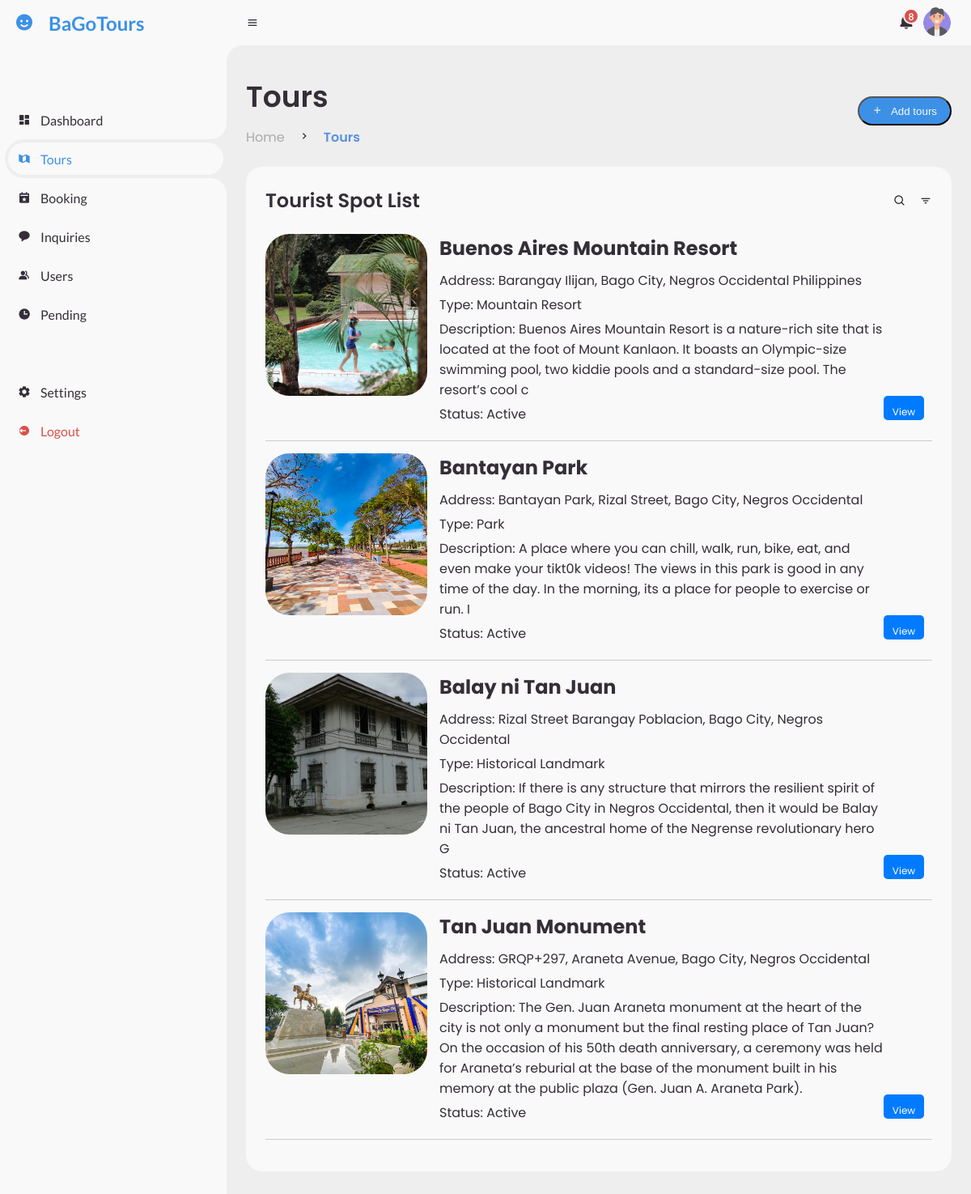
The page /admin/tours?status=error (signed in) on the database its author committed.
### tables this page shows
CREATE TABLE `tours` (
  `id` int(50) NOT NULL,
  `user_id` int(50) NOT NULL,
  `img` varchar(50) NOT NULL,
  `title` varchar(200) NOT NULL,
  `address` varchar(200) NOT NULL,
  `latitude` varchar(50) NOT NULL,
  `longitude` varchar(50) NOT NULL,
  `type` varchar(50) NOT NULL,
  `description` varchar(1000) NOT NULL,
  `status` varchar(50) NOT NULL,
  `date_created` datetime NOT NULL DEFAULT current_timestamp()
);

### func/user_func.php (called while the page is built, shortened)
<?php
function getAllTours($conn) {
    $sql = "SELECT * FROM tours WHERE status = 1";
    $result = mysqli_query($conn, $sql);
    $tours = [];
    if (mysqli_num_rows($result) > 0) {
        while ($row = mysqli_fetch_assoc($result)) {
            $tours[] = $row;
        }
    }
    return $tours;
}

### admin/tours.php (the view, shortened to what this page needs)
<?php
include '../include/db_conn.php';
include '../func/user_func.php';
$tour = getAllTours($conn);
?>
<!DOCTYPE html>
<html lang="en">
<head>
    <link href='https://unpkg.com/boxicons@2.0.9/css/boxicons.min.css' rel='stylesheet'>
    <link rel="stylesheet" href="../assets/css/admin.css">
    <link href="https://api.mapbox.com/mapbox-gl-js/v3.3.0/mapbox-gl.css" rel="stylesheet" />
</head>
<body>
    <?php include 'includes/sidebar.php'; ?>
    <section id="content">
        <?php include 'includes/navbar.php'; ?>
        <main>
            <div class="head-title">
                <div class="left">
                    <h1>Tours</h1>
                    <?php include 'includes/breadcrumb.php'; ?>
                </div>
                <button class="btn-download" id="btn-download">
                    <i class='bx bx-plus'></i>Add tours
                </button>
            </div>
            <div class="table-data">
                <div class="order">
                    <div class="head">
                        <h3>Tourist Spot List</h3>
                        <i class='bx bx-search'></i>
                        <i class='bx bx-filter'></i>
                    </div>
                    <?php
                    if (!empty($tour)) {
                        foreach ($tour as $row) {
                            if ($row['status'] == 1) {
                                $stats = 'Active';
                            } elseif ($row['status'] == 2) {
                                $stats = 'Inactive';
                            }
                            $images = explode(',', $row['img']);
                            echo '<div class="data">';
                            foreach ($images as $image) {
                                echo '<div class="img">';
                                echo '<img src="../upload/Tour Images/' . $image . '" alt="Tour Image">';
                                echo '</div>';
                            }
                            echo '<div class="content">';
                            echo '<h4>' . htmlspecialchars($row['title'], ENT_QUOTES, 'UTF-8') . '</h4>';
                            echo '<p>Address: ' . htmlspecialchars($row['address'], ENT_QUOTES, 'UTF-8') . '</p>';
                            echo '<p>Type: ' . htmlspecialchars($row['type'], ENT_QUOTES, 'UTF-8') . '</p>';
                            echo '<p>Description: ' . htmlspecialchars($row['description'], ENT_QUOTES, 'UTF-8') . '</p>';
                            echo '<p>Status: ' . htmlspecialchars($stats, ENT_QUOTES, 'UTF-8') . '</p>';
                            echo '<div class="action-buttons">';
                            echo '<a href="view_tour?id=' . urlencode($row['id']) . '" class="btn-edit">View</a>';
                            echo '</div>';
                            echo '</div>';
                            echo '</div>';
                        }
                    } else {
                        echo '<p>No tours found.</p>';
                    }
                    ?>
                </div>
            </div>
        </main>
    </section>
</body>
</html>

### assets/css/admin.css (style rules this page uses)
* { margin: 0; padding: 0; box-sizing: border-box; }
a { text-decoration: none; }
:root { --poppins: 'Poppins', sans-serif; --lato: 'Lato', sans-serif; --light: #F9F9F9; --blue: #3C91E6; --light-blue: #CFE8FF; --grey: #eee; --dark-grey: #AAAAAA; --dark: #342E37; --red: #DB504A; --yellow: #FFCE26; --light-yellow: #FFF2C6; --orange: #FD7238; --light-orange: #FFE0D3; }
html { overflow-x: hidden; }
body { background: var(--grey); overflow-x: hidden; }
#content { position: relative; width: calc(100% - 280px); left: 280px; transition: .3s ease; }
#content main { width: 100%; padding: 36px 24px; font-family: var(--poppins); max-height: calc(100vh - 56px); overflow-y: auto; }
#content main .head-title { display: flex; align-items: center; justify-content: space-between; grid-gap: 16px; flex-wrap: wrap; }
#content main .head-title .left h1 { font-size: 36px; font-weight: 600; margin-bottom: 10px; color: var(--dark); }
#content main .head-title .btn-download { height: 36px; padding: 0 16px; border-radius: 36px; background: var(--blue); color: var(--light); display: flex; justify-content: center; align-items: center; grid-gap: 10px; font-weight: 500; }
#content main .table-data { display: flex; flex-wrap: wrap; grid-gap: 24px; margin-top: 24px; width: 100%; color: var(--dark); }
#content main .table-data>div { border-radius: 20px; background: var(--light); padding: 24px; overflow-x: auto; }
#content main .table-data .head { display: flex; align-items: center; grid-gap: 16px; margin-bottom: 24px; }
#content main .table-data .head h3 { margin-right: auto; font-size: 24px; font-weight: 600; }
#content main .table-data .head .bx { cursor: pointer; }
#content main .table-data .order { flex-grow: 1; flex-basis: 500px; }

### admin/tours.php (style rules this page uses)
.data { display: flex; flex-wrap: nowrap; gap: 15px; align-items: flex-start; justify-content: flex-start; border-bottom: 1px solid #ccc; padding-bottom: 15px; margin-bottom: 15px; }
.data .img { width: 200px; height: 200px; overflow: hidden; border-radius: 15%; }
.data .img img { width: 100%; height: 100%; object-fit: cover; }
.data .content { flex: 1; display: flex; flex-direction: column; justify-content: space-between; }
.data .content h4 { margin: 0 0 10px; font-size: 1.5em; }
.data .content p { margin: 0 0 5px; }
.data .content .btn-edit, .data .content .btn-delete { margin-top: 10px; display: inline-block; background-color: #007bff; color: #fff; padding: 5px 10px; border-radius: 5px; text-decoration: none; }
.content { position: relative; flex-grow: 1; padding-right: 60px; }
.action-buttons { font-size: 12px; position: absolute; bottom: 10px; right: 10px; display: flex; gap: 10px; }
.btn-edit, .btn-delete { width: 50px; height: 30px; text-align: center; line-height: 30px; background-color: #007bff; color: #fff; border-radius: 5px; text-decoration: none; }

### rows shown on the page
tours: img (picture), title "Buenos Aires Mountain Resort", address "Barangay Ilijan, Bago City, Negros Occidental Philippines", type "Mountain Resort", description "Buenos Aires Mountain Resort is a nature-rich site that is located at the foot of Mount Kanlaon. It boasts an Olympic-size swimming pool, two kiddie pools and a standard-size pool. The resort’s cool c", status "Active"
tours: img (picture), title "Bantayan Park", address "Bantayan Park, Rizal Street, Bago City, Negros Occidental", type "Park", description "A place where you can chill, walk, run, bike, eat, and even make your tikt0k videos! The views in this park is good in any time of the day. In the morning, its a place for people to exercise or run. I", status "Active"
tours: img (picture), title "Balay ni Tan Juan", address "Rizal Street Barangay Poblacion, Bago City, Negros Occidental", type "Historical Landmark", description "If there is any structure that mirrors the resilient spirit of the people of Bago City in Negros Occidental, then it would be Balay ni Tan Juan, the ancestral home of the Negrense revolutionary hero G", status "Active"
tours: img (picture), title "Tan Juan Monument", address "GRQP+297, Araneta Avenue, Bago City, Negros Occidental", type "Historical Landmark", description "The Gen. Juan Araneta monument at the heart of the city is not only a monument but the final resting place of Tan Juan? On the occasion of his 50th death anniversary, a ceremony was held for Araneta’s reburial at the base of the monument built in his memory at the public plaza (Gen. Juan A. Araneta Park).", status "Active"

### other values the page prints
$breadcrumb['title'] "Home"
$breadcrumb['title'] "Tours"
